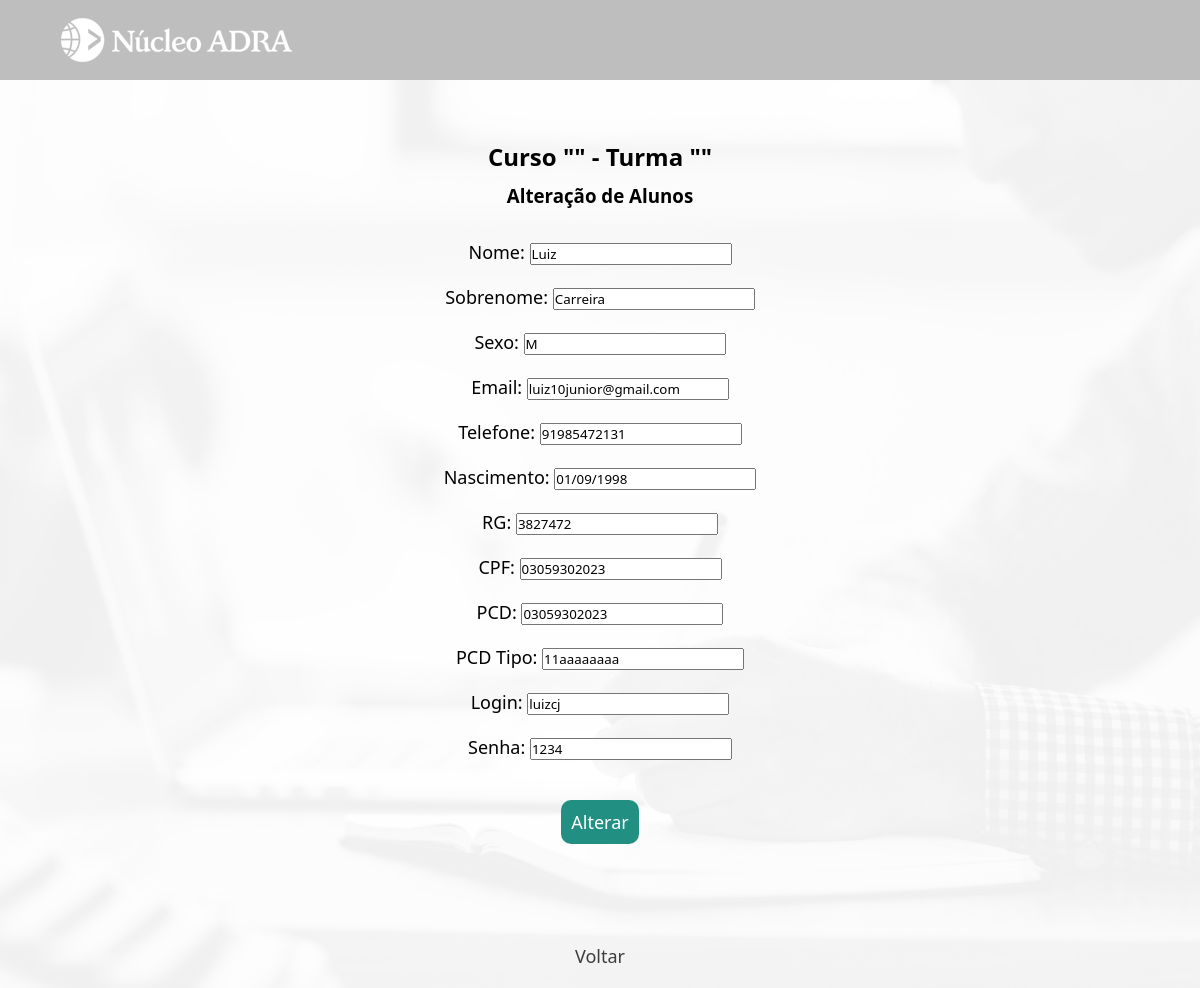
Page /institucional/curso/turma/aluno/update.php?id=6 on the earlier database version.
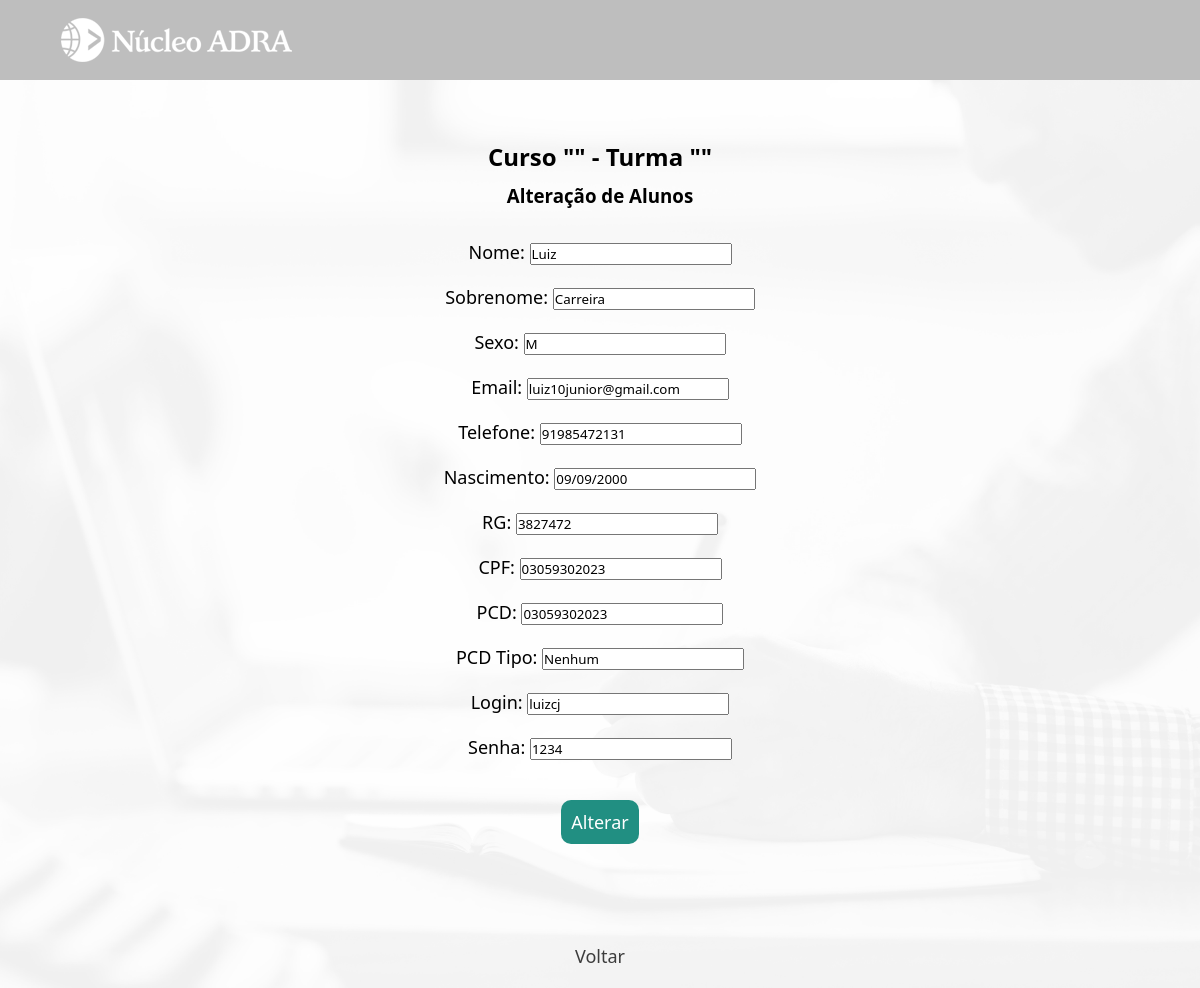
Same page on the later database version.
### tables this page shows
CREATE TABLE IF NOT EXISTS `aluno` (
  `id` int UNSIGNED NOT NULL AUTO_INCREMENT,
  `nome_completo` varchar(80) DEFAULT NULL,
  `nome` varchar(45) DEFAULT NULL,
  `sobrenome` varchar(45) DEFAULT NULL,
  `sexo` enum('F','M') DEFAULT NULL,
  `email` varchar(100) DEFAULT NULL,
  `nascimento` date DEFAULT NULL,
  `idade` int NOT NULL,
  `rg` char(12) DEFAULT NULL,
  `cpf` char(14) DEFAULT NULL,
  `pcd` tinyint DEFAULT NULL,
  `pcd_desc` varchar(255) DEFAULT NULL,
  `login` varchar(20) DEFAULT NULL,
  `senha` varchar(255) DEFAULT NULL,
  `telefone` varchar(15) DEFAULT NULL,
  `endereco_id` int UNSIGNED DEFAULT NULL,
  `imagem` text,
  PRIMARY KEY (`id`),
  UNIQUE KEY `cpf_UNIQUE` (`cpf`),
  UNIQUE KEY `rg_UNIQUE` (`rg`),
  UNIQUE KEY `email_UNIQUE` (`email`),
  UNIQUE KEY `login_UNIQUE` (`login`),
  KEY `fk_aluno_endereco1_idx` (`endereco_id`)
);

### institucional/curso/turma/aluno/update.php (the view, shortened to what this page needs)
<?php
        require_once "../../../../util/config.php";
        $idAluno = $_GET['i'];
        $idCurso = $_GET['c'];
        $idTurma = $_GET['t'];
        $sql_1 = "SELECT * FROM curso";
        $result_1 = mysqli_query($link, $sql_1);
        while($row = mysqli_fetch_array($result_1)){
            if($idCurso == $row['id_curso']){
                $nomeCurso = $row['nome'];
            }
        }
        $sql_3 = "SELECT * FROM turma";
        $result_3 = mysqli_query($link, $sql_3);
        while($row = mysqli_fetch_array($result_3)){
            if($idTurma == $row['id']){
                $turma = $row['codigo'];
            }
        }
        if($_GET['id']){
            $id = $_GET['id'];
            $sql = "SELECT * FROM aluno WHERE id = ?";
            $stmt = mysqli_prepare($link, $sql);
            mysqli_stmt_bind_param($stmt, "i", $id);
            mysqli_stmt_execute($stmt);
            $result = mysqli_stmt_get_result($stmt);
            $row = mysqli_fetch_array($result);
        }
    ?>
    <!DOCTYPE html>
    <html lang="pt-br">
    <head>
        <link rel="stylesheet" href="../../../../css/mural.css">
    </head>
    <body>
<header>
    <main>
        <div class="cabecalho-conteudo">
            <a href="../../../administrador.php?i=<?php echo $idAluno; ?>">
            <div id="logo" class="opcoes-nav">
                <img src="../../../../imagens/nucleo-adra-branco-232x48.png" alt="logo-adra">
            </div>
            </a>
            <a href="../../../usuario.php?i=<?php echo $idAluno; ?>">
                <div id="perfil" class="opcoes-nav">
                </div>
                </a>
        </div>
    </main>
</header>
<div class="container-admin">
<h2>Curso "<?php echo $nomeCurso?>" - Turma "<?php echo $turma?>"</h2>
        <h3>Alteração de Alunos</h3>
        <br>
        <form method="post" action="update.php?i=<?php echo $idAluno; ?>&id=<?php echo $id ?>&c=<?php echo $idCurso ?>&t=<?php echo $idTurma ?>">
        <p>Nome: <input type="text" name="nome" value="<?php echo $row['nome'] ?>"></p>
        <p>Sobrenome: <input type="text" name="sobrenome" value="<?php echo $row['sobrenome'] ?>"></p>
        <p>Sexo: <input type="text" name="sexo" value="<?php echo $row['sexo'] ?>"></p>
        <p>Email: <input type="text" name="email" value="<?php echo $row['email'] ?>"></p>
        <p>Telefone: <input type="text" name="telefone" value="<?php echo $row['telefone'] ?>"></p>
        <p>Nascimento: <input type="text" name="nascimento" value="<?php echo(date("d/m/Y", strtotime($row['nascimento']))) ?>"></p>
        <p>RG: <input type="text" name="rg" value="<?php echo $row['rg'] ?>"></p>
        <p>CPF: <input type="text" name="cpf" value="<?php echo $row['cpf'] ?>"></p>
        <p>PCD: <input type="text" name="cpf" value="<?php echo $row['cpf'] ?>"></p>
        <p>PCD Tipo: <input type="text" name="cpf" value="<?php echo $row['pcd_desc'] ?>"></p>
        <p>Login: <input type="text" name="login" value="<?php echo $row['login'] ?>"></p>
        <p>Senha: <input type="text" name="senha" value="<?php echo $row['senha'] ?>"></p>
        <p><input type="submit" class="botao_funcionario" value="Alterar"></p>
    </form>
</div>
    <div class="voltar">
        <p><a href='index.php?i=<?php echo $idAluno; ?>&c=<?php echo $idCurso; ?>&t=<?php echo $idTurma; ?>'>Voltar</a></p>
    </div>
    </body>
    </html>

Differences in the rows shown:
changed aluno "Luiz": nascimento "01/09/1998" → "09/09/2000"; cpf "11aaaaaaaa" → "Nenhum"
